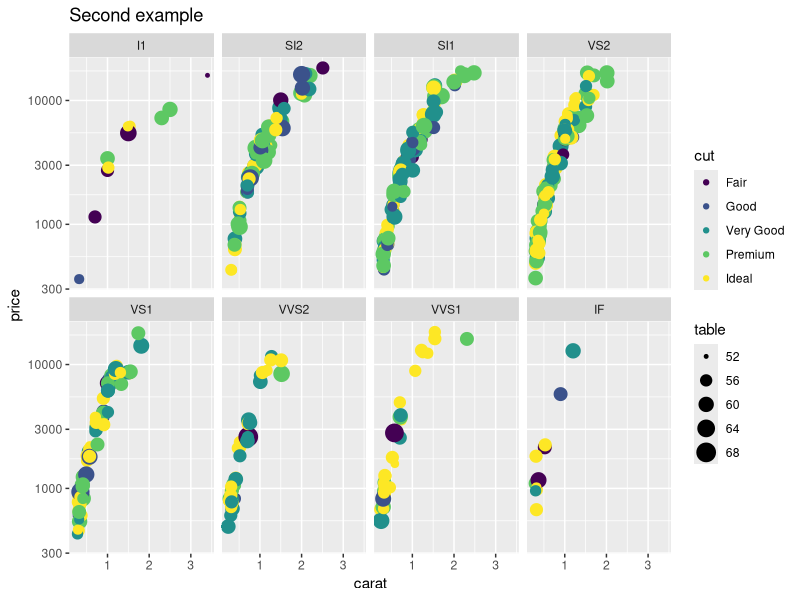
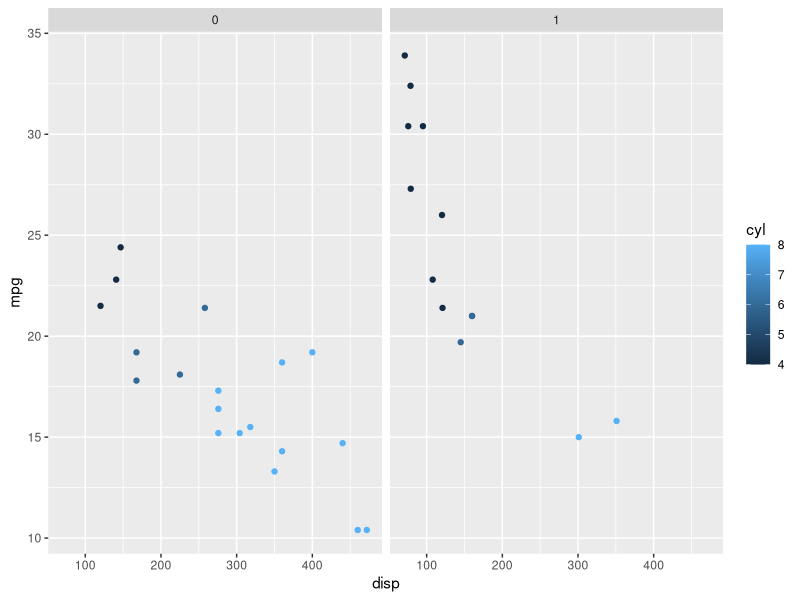
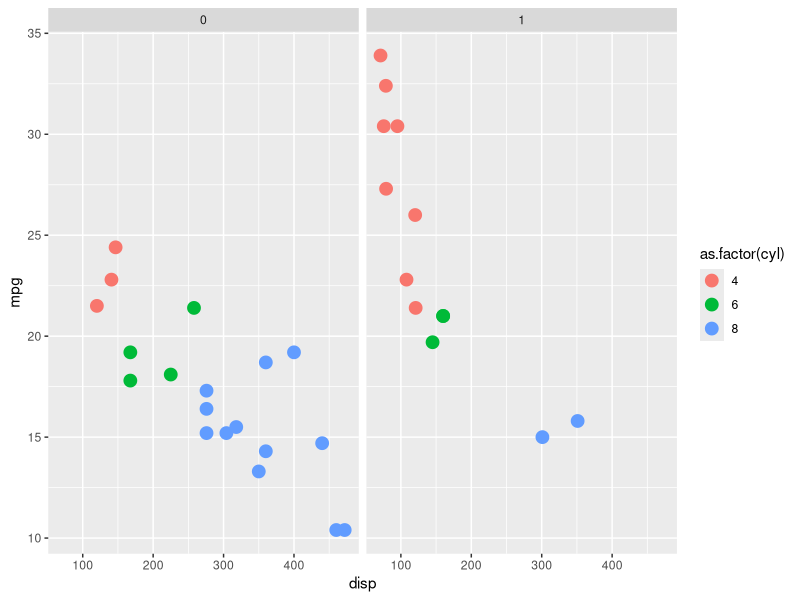
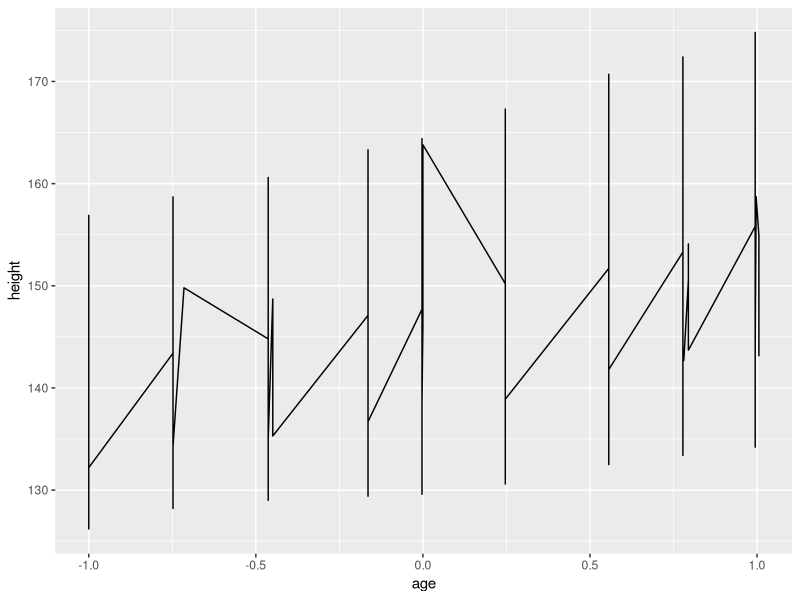
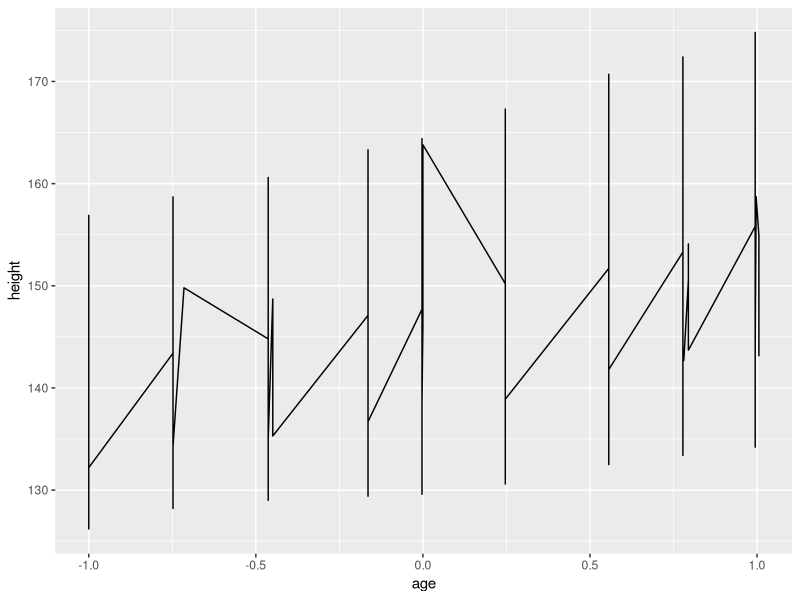
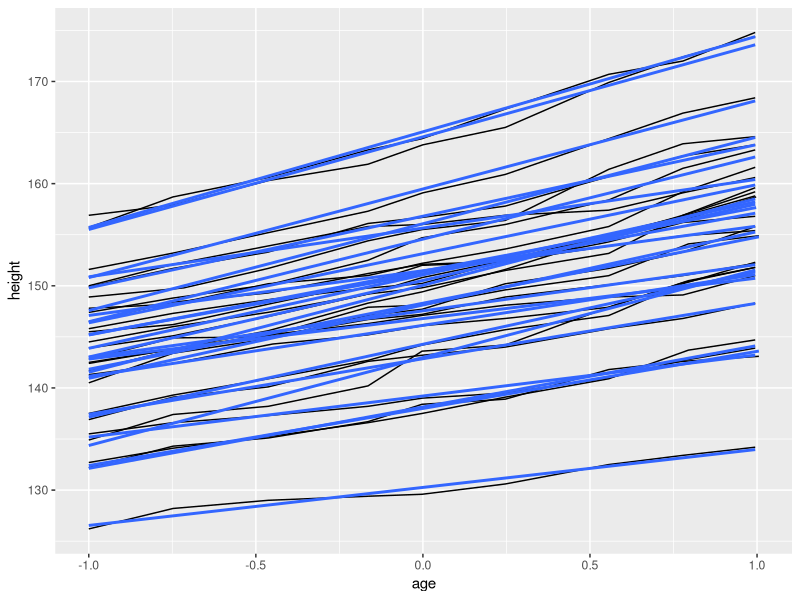
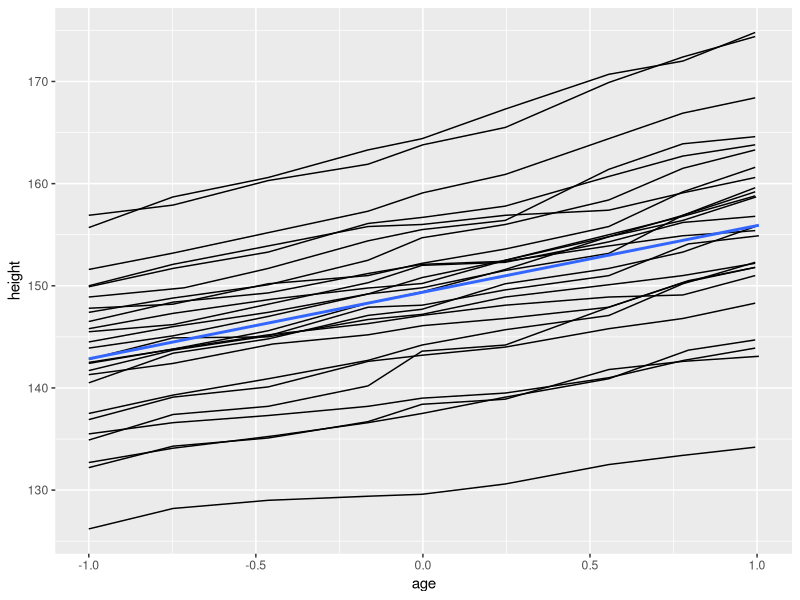
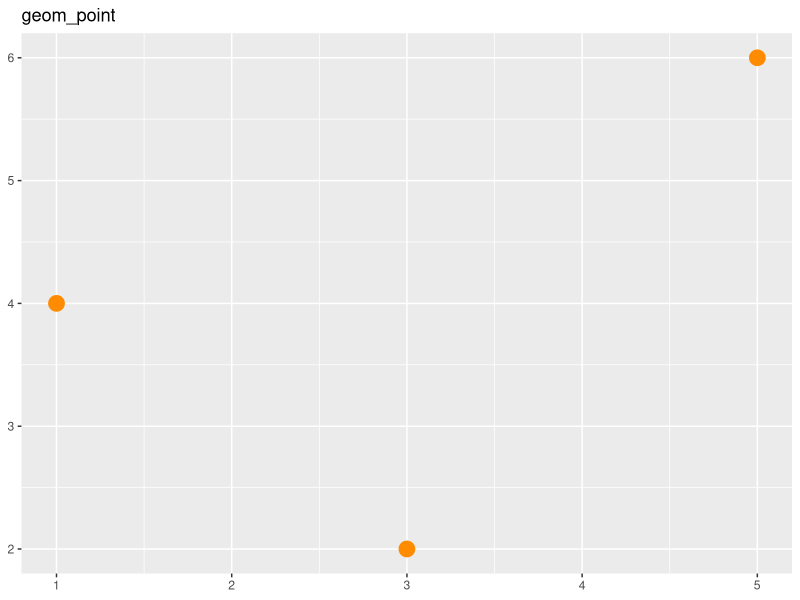

The R script that drew these images, in order:
#------------------------------------------------------------------------------
# The following code ensures all necessary packages are installed
#------------------------------------------------------------------------------
pkg <- c("ggplot2", "nlme")
new.pkg <- pkg[!(pkg %in% installed.packages())]
if (length(new.pkg)) {
  install.packages(new.pkg, repos="http://cran.rstudio.com/")
}
library(ggplot2)

# Load Oxboys data: longitudinal data on heights of boys from Oxford, UK.
library(nlme)





#------------------------------------------------------------------------------
# From Last Time:
#------------------------------------------------------------------------------
# Exercise:  For a random sample of 500 diamonds, create a plot that shows once
# again the relationship between carat, but now let the size of the points
# reflect the table of the diamond and have separate plots by clarity
data(diamonds)
n <- nrow(diamonds)
set.seed(76)
samp <- sample(1:n, size = 500)
diamonds <- diamonds[samp, ]

ggplot(data=diamonds, aes(x = carat, y = price, colour = cut, size = table)) +
  geom_point() +
  scale_y_log10() +
  facet_wrap(~clarity, nrow=2) +
  ggtitle("Second example")


# Exercise:  A friend wants to know if cars in 1973-1974 that have bigger
# cylinders (the variable displacement in cu. in.) have better mileage (in mpg).
# Two important factors they want to consider are the # of cylinders and whether
# the car has an automatic or manual transmission.  Answer your friend's
# question using a visualization. As added bonus, use google to add detailed
# x-labels and y-labels
data(mtcars)
?mtcars
table(mtcars$cyl)

# Here the variable cyl is treated as a continuous varible, so we get a
# continous color gradient
ggplot(data=mtcars, aes(x=disp, y=mpg, color=cyl)) +
  geom_point() +
  facet_wrap(~am)

# Here we convert the variable cyl to a categorical variable, with three
# levels/labels: 4, 6, and 8.  Furthermore, we set the size of the points to be
# 4.
ggplot(data=mtcars, aes(x=disp, y=mpg, color=as.factor(cyl))) +
  geom_point(size=4) +
  facet_wrap(~am)





#------------------------------------------------------------------------------
# Examples of groups
#------------------------------------------------------------------------------
# The following are the same. i.e. the default group aesthetic is "1":  all same
# group
ggplot(Oxboys, aes(age, height)) + geom_line()
ggplot(Oxboys, aes(age, height, group=1)) + geom_line()

# Set base plot
p <- ggplot(Oxboys, aes(age, height, group = Subject)) + geom_line()

# Add regression lines (but not SE bars)
p + geom_smooth(aes(group = Subject), method="lm", se = FALSE)
p + geom_smooth(aes(group = 1), method="lm", se = FALSE)





#------------------------------------------------------------------------------
# Examples of geoms
#------------------------------------------------------------------------------
# We're going to work with the following data frame
df <- data.frame(
  x = c(3, 1, 5),
  y = c(2, 4, 6),
  label = c("a","b","c")
)
df

# We set up the "base of the plot" in as general a fashion as possible
p <- ggplot(data=df, aes(x, y, label = label)) + xlab(NULL) + ylab(NULL)

# Points
p + geom_point(size=5, color="darkorange") + ggtitle("geom_point")

# Bars.  Here we need to set the "statistical transformation" to "identity", b/c
# the default for geom_bar is "bin"
p + geom_bar(stat="identity") + ggtitle("geom_bar(stat=\"identity\")")

# Line, ordered by x value
p + geom_line(size=4) + ggtitle("geom_line")

# Area plot
p + geom_area() + ggtitle("geom_area")

# Line, in order of data
p + geom_path() + ggtitle("geom_path")

# Text
p + geom_text(size = 10, angle=90) + ggtitle("geom_text")

# Tiles centered at coordinates
p + geom_tile() + ggtitle("geom_tile")

# Polygon with vertices defined at coordinates
p + geom_polygon(color="red", size=4, fill="green") + ggtitle("geom_polygon")



# For the diamond dataset, let's look at a histogram of carat.
ggplot(data=diamonds, aes(x=carat)) + geom_histogram()

# If we don't specify the binwidth, then it gets set to the default 0.1
ggplot(data=diamonds, aes(x=carat)) + geom_histogram(binwidth = 0.1)

# The default aesthetic mapping carat to the y-axis is based on count.  Note,
# since "count" is not a variable name in our dataset, we need to put ".."
# around it.
ggplot(data=diamonds, aes(x=carat)) +
  geom_histogram(aes(y = ..count..), binwidth = 0.2)

# Instead of count, we can have density, i.e. the height x width of each box
# is the proportion
ggplot(data=diamonds, aes(x=carat)) +
  geom_histogram(aes(y = ..density..), binwidth = 0.2)





#------------------------------------------------------------------------------
# Titanic Survival Data
#------------------------------------------------------------------------------
# The original data is not in "tidy" format, so we tidy it.  Here tidying was
# super easy.  Typically it won't be. Note, for each row, the observations
# correspond to Class x Sex x Age X Survived categories (i.e. 32 rows), and not
# individual people on the boat (in this case we would've had 2201 rows)
data(Titanic)
Titanic
Titanic <- as.data.frame(Titanic)
Titanic

# Define base, title, and faceting
titanic.plot <-
  ggplot(data=Titanic, aes(x=Class, y=Freq, fill = Survived)) +
  ggtitle("Titanic Survival Counts by Class x Gender x Age") +
  facet_wrap(~ Age + Sex, nrow = 1)

# No layers just yet. We need to add a geom
titanic.plot

# Bar plots with different "position" adjustments. The default is "stack"
titanic.plot + geom_bar(stat = "identity")
titanic.plot + geom_bar(stat = "identity", position="stack")
titanic.plot + geom_bar(stat = "identity", position="dodge")
titanic.plot + geom_bar(stat = "identity", position="fill")

# Flip the coordinate system
titanic.plot + geom_bar(stat = "identity", position="fill") + coord_flip()

# Question:  What can you say about the captain's "policy"?





#------------------------------------------------------------------------------
# UC Berkeley
#------------------------------------------------------------------------------
data(UCBAdmissions)
UCBAdmissions

# The original data is not in "tidy" format, so we tidy it.  Here tidying was
# super easy.  Typically it won't be.
UCB <- as.data.frame(UCBAdmissions)
UCB


# Investigate!

